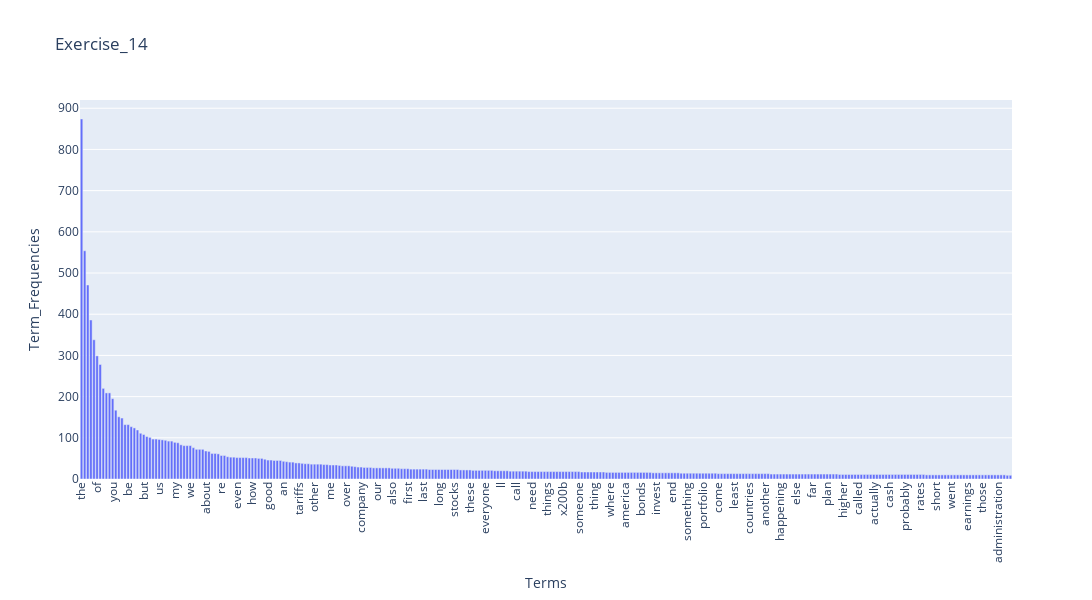

Write notebook code for a chart like this one.
### Markdown cell above
### >>> **Exercise 14 (take home):** 
Sort the terms on the `x-axis` by frequency instead of in alphabetical order.

### Code cell
# Answer here
# Sort the terms on the `x-axis` by frequency instead of in alphabetical order
# "term_frequencies" can be used for feature selection to reduce the number of terms
# It can be assumed that higher frequencies indicate terms with greater importance
# By selecting first 300 high frequency terms: 
term_frequencies = np.asarray(X_counts.sum(axis=0))[0]

# Selecting and ranking
first_n_terms = 300
first_n_indices = np.argsort(term_frequencies)[-first_n_terms:][::-1]

df_use_plotly_ex14 = pd.DataFrame({"Terms": count_vect.get_feature_names_out()[first_n_indices], "Term_Frequencies" :term_frequencies[first_n_indices]})

fig_ex14 = px.bar(df_use_plotly_ex14, 
             x = "Terms", 
             y = "Term_Frequencies",
             title = "Exercise_14")

fig_ex14.update_layout(xaxis_tickangle = -90, width = 2500, height = 600)

fig_ex14.show()

### Figure 1 — Plotly figure (JSON) as saved in the notebook; plotly's stock layout.template omitted (floating-point values rounded to 4 significant figures; data arrays with more than 128 entries replaced by an {"elided": "..."} marker saying what was removed)
{"data": [{"hovertemplate": "Terms=%{x}<br>Term_Frequencies=%{y}<extra></extra>", "legendgroup": "", "marker": {"color": "#636efa", "pattern": {"shape": ""}}, "name": "", "orientation": "v", "showlegend": false, "textposition": "auto", "type": "bar", "x": {"elided": "300 str values"}, "xaxis": "x", "y": {"elided": "300 int values"}, "yaxis": "y"}], "layout": {"barmode": "relative", "height": 600, "legend": {"tracegroupgap": 0}, "title": {"text": "Exercise_14"}, "width": 2500, "xaxis": {"anchor": "y", "domain": [0, 1], "tickangle": -90, "title": {"text": "Terms"}}, "yaxis": {"anchor": "x", "domain": [0, 1], "title": {"text": "Term_Frequencies"}}}}
